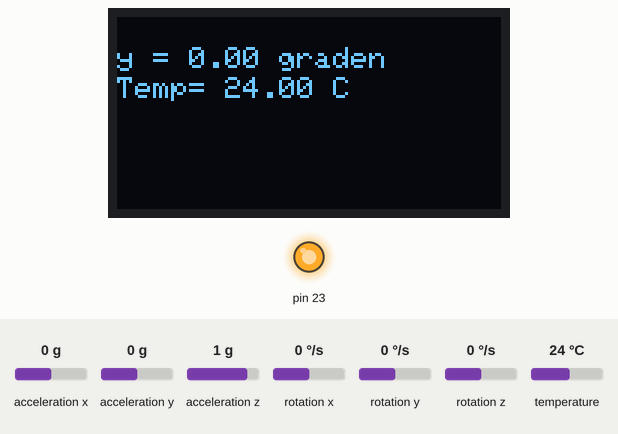
A sketch run on a simulated Arduino Mega 2560, built with avr-gcc and run on an emulated ATmega2560. On the bench: 128×64 one-colour display, output pins drawn as LEDs (lit = HIGH). Wiring (inferred from the names in the program): MPU-6050 motion sensor at I2C address 0x68. The test bench sets the inputs (shaded band); at power-on: acceleration x 0 g, temperature 24 °C, acceleration y 0 g, acceleration z 1 g, rotation x 0 °/s, rotation y 0 °/s, rotation z 0 °/s. What the sketch prints to the serial monitor is not drawn.

Above: at 1.5 s.
1.6 s: acceleration x set to 1.4 g
At 4.0 s:
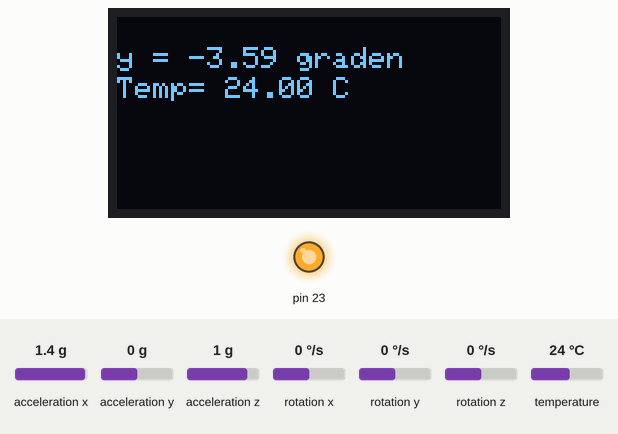
4.7 s: acceleration x set to -1.4 g
At 6.6 s:
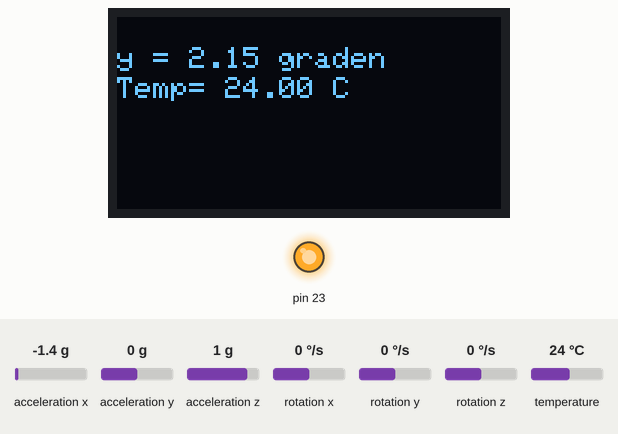
8.5 s: temperature set to 7 °C
At 9.1 s:
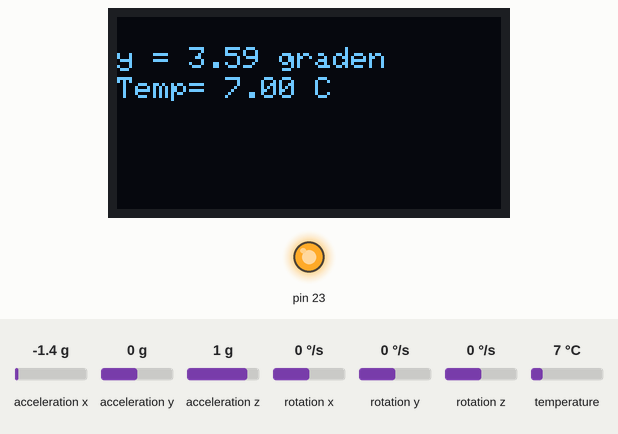
10.3 s: temperature set to 12 °C
At 12.8 s:
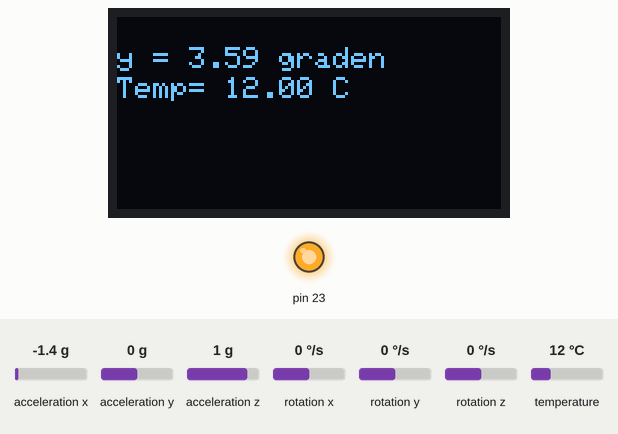
13.1 s: acceleration x set to -0.8 g
At 16.1 s:
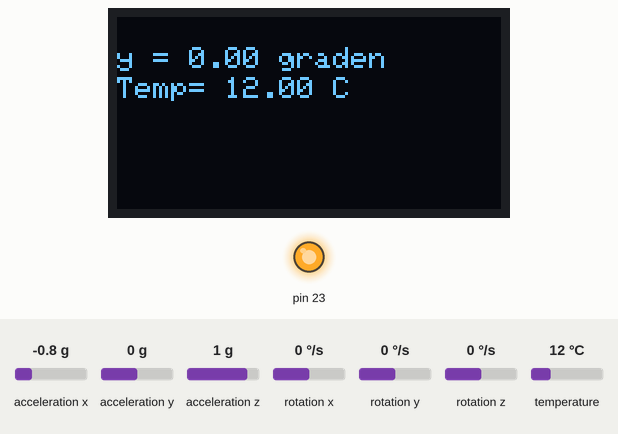
Timing chart, 0 to 17.6 s (numbered marks = the images above; inputs shaded):
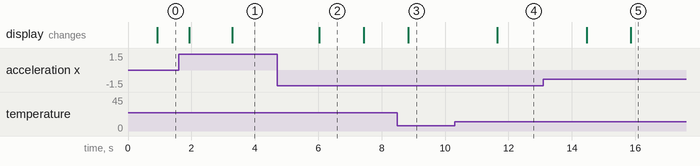

Measured:
- after the input at 1.6 s, the display: first changes after 0.33 s (image 1 shows a later state)
- after the input at 4.7 s, the display: changes after 1.3 s (image 2)
- after the input at 8.5 s, the display: changes after 0.34 s (image 3)
- after the input at 10.3 s, the display: changes after 1.4 s (image 4)
- after the input at 13.1 s, the display: first changes after 1.4 s (image 5 shows a later state)
- what the display in image 2 shows lasts 1.4 s, from 6.0 s to 7.4 s

The sketch:

bmp-gyro.ino
```cpp
#include <Wire.h>// This library allows you to communicate with I2C devices.
#include <Adafruit_BMP280.h>

Adafruit_BMP280 bmp; // I2C
const int MPU_ADDR = 0x68; // I2C address
int16_t accelerometer_x, accelerometer_y, accelerometer_z; // variables for accelerometer raw data
int16_t gyro_x, gyro_y, gyro_z; // variables for gyro raw data
int16_t temperature; // variables for temperature data

int totaal = 0;
#include <Adafruit_GFX.h>
#include <Adafruit_SSD1306.h>

#define SCREEN_WIDTH 128 // OLED display width, in pixels
#define SCREEN_HEIGHT 64 // OLED display height, in pixels

// Declaration for an SSD1306 display connected to I2C (SDA, SCL pins)
Adafruit_SSD1306 display(SCREEN_WIDTH, SCREEN_HEIGHT, &Wire, -1);


void setup() {
  pinMode(23,OUTPUT);
  digitalWrite(23,HIGH);

  Serial.begin(9600);
  if (!display.begin(SSD1306_SWITCHCAPVCC, 0x3C)) { // Address 0x3D for 128x64
    Serial.println(F("SSD1306 allocation failed"));
    while (1);
  }
  if (!bmp.begin()) {
    Serial.println(F("Could not find a valid BMP280 sensor, check wiring!"));
    while (1);
  }

  Wire.begin();
  Wire.beginTransmission(MPU_ADDR); // Begins a transmission to the I2C slave (GY-521 board)
  Wire.write(0x6B); // PWR_MGMT_1 register
  Wire.write(0); // set to zero (wakes up the MPU-6050)
  Wire.endTransmission(true);
}

void loop() {
  for (int i = 0; i < 50; i++) {
    Wire.beginTransmission(MPU_ADDR);
    Wire.write(0x3B); // starting with register 0x3B (ACCEL_XOUT_H) [MPU-6000 and MPU-6050 Register Map and Descriptions Revision 4.2, p.40]
    Wire.endTransmission(false); // the parameter indicates that the Arduino will send a restart. As a result, the connection is kept active.
    Wire.requestFrom(MPU_ADDR, 7 * 2, true); // request a total of 7*2=14 registers
    // "Wire.read()<<8 | Wire.read();" means two registers are read and stored in the same variable
    accelerometer_y = Wire.read() << 8 | Wire.read(); // reading registers: 0x3D (ACCEL_YOUT_H) and 0x3E (ACCEL_YOUT_L)
    totaal = totaal + accelerometer_y;
    Serial.print("Y= ");
    Serial.println(accelerometer_y);
    Serial.print("Totaal= ");
    Serial.println(totaal);
  }

  float gem = totaal / 50;
  Serial.print("Gem: ");
  Serial.println(gem);
  float graden = (gem / 16384) * 90;


  Serial.print(F("Temperature = "));
  Serial.print(bmp.readTemperature());
  Serial.println(" | aY = "); Serial.print(accelerometer_y);

  display.clearDisplay();
  display.setTextSize(1);
  display.setTextColor(WHITE);
  display.setCursor(0, 10);
  // Display static text
  display.print("y = ");
  display.print(graden);
  display.print(" graden");
  display.setCursor(0,20);
  display.print("Temp= ");
  display.print(bmp.readTemperature());
  display.print(" C");
  display.display();
  totaal = 0; //reset total to calculate average again

}
```
